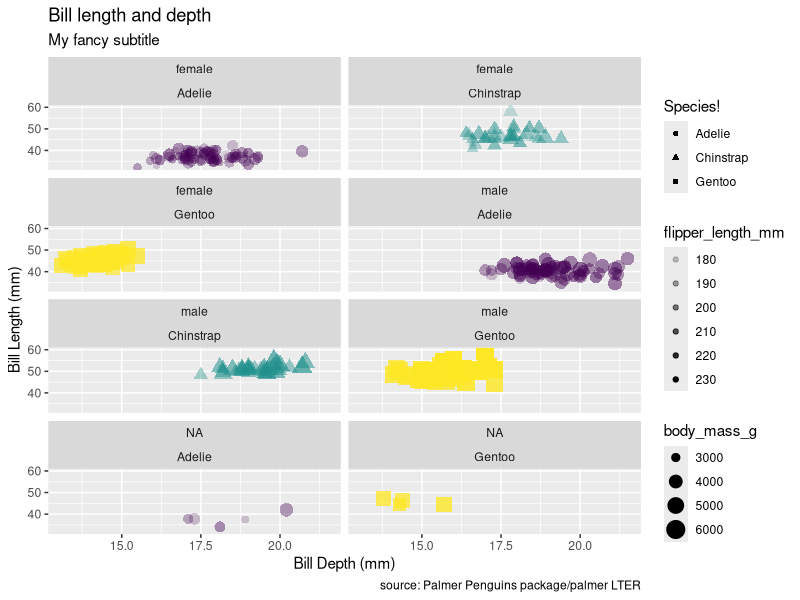

Generate this figure with R:
# My first plot
# 2024-09-10

# load libraries
library(tidyverse)
library(palmerpenguins)

# lok at the data 
view(penguins)
head(penguins)
tail(penguins)
glimpse(penguins)

# make a plot
ggplot(data = penguins,
       mapping = aes(x = bill_depth_mm, ## "," are used to add on layers
                     y = bill_length_mm,
                     geom_point(size = 2, alpha = 0.5), # manipulating the size of points
                     color = species,
                     shape = species, # shape is discrete
                     size = body_mass_g, # size is continuous 
                     alpha = flipper_length_mm)) + ## "+" is used to connect functions 
  geom_point() + 
 # X as a function of Y = (x~y)
  # facet_grid(sex~species) +  #row as a function of columns, a 2D grid 
  facet_wrap(sex ~ species, ncol = 2) + #ncol = make it 2 colomns
  guides(color = FALSE) + # you have more control using facet_wrap
  labs(title = "Bill length and depth",
       subtitle = "My fancy subtitle",
       x = "Bill Depth (mm)",
       y = "Bill Length (mm)",
       color = "Species!",
       shape = "Species!",
       caption = "source: Palmer Penguins package/palmer LTER") +
  scale_color_viridis_d()
  

       